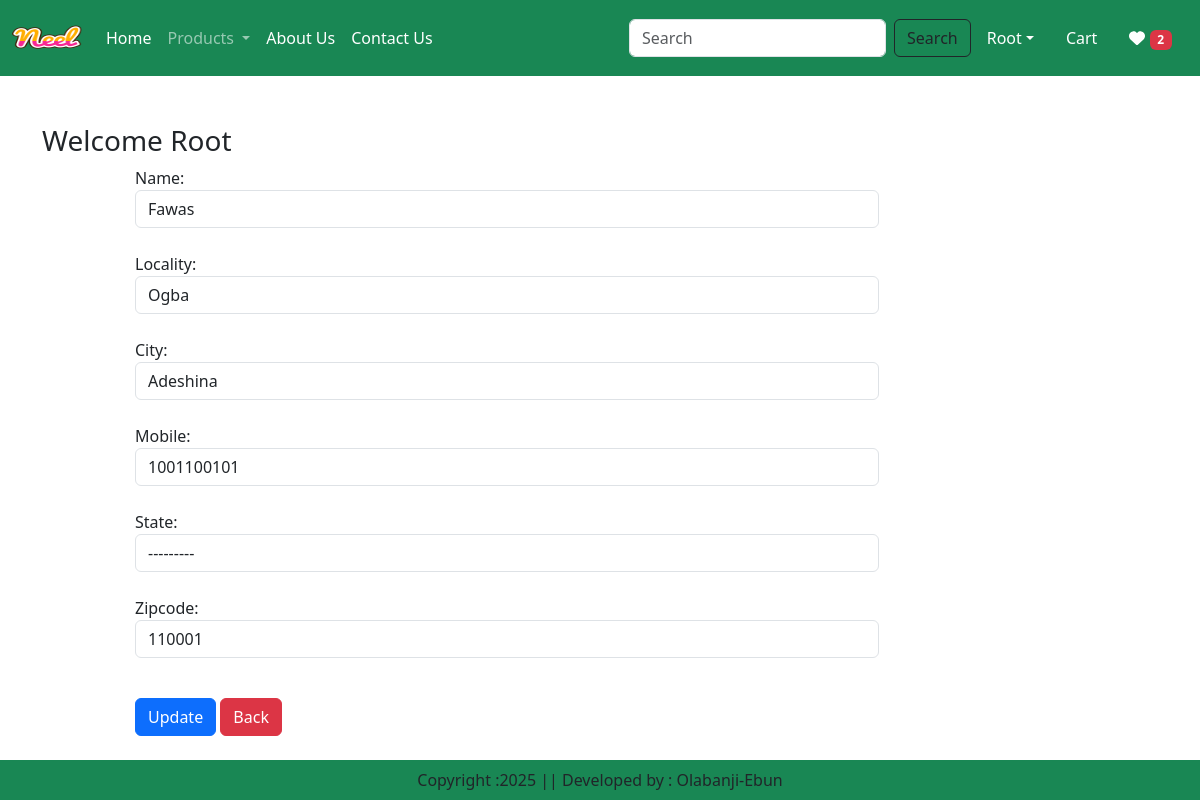
Screenshot of /updateAddress/1 (signed in) with the database file from the repository.
### app/models.py (models this page shows, shortened)
class Customer(models.Model):
    user = models.ForeignKey(User, on_delete=models.CASCADE)
    name = models.CharField(max_length=200)
    locality = models.CharField(max_length=200)
    city = models.CharField(max_length=50)
    mobile = models.IntegerField(default=0)
    zipcode = models.IntegerField()
    state = models.CharField(choices=STATE_CHOICES,max_length=100)

### app/views.py (the view, shortened to what this page needs)
# urls.py: path('updateAddress/<int:pk>', views.UpdateAddressView.as_view(), name='updateAddress'),
@method_decorator(login_required, name="dispatch")
class UpdateAddressView(View):
    def get(self, request, pk):
        add = Customer.objects.get(pk=pk)
        form = CustomerProfileForm(instance=add)
        totalitem = 0
        wishitem = 0
        if request.user.is_authenticated:
            totalitem = len(Cart.objects.filter(user=request.user))
            wishitem = len(Wishlist.objects.filter(user=request.user))
        return render(request, 'app/updateAddress.html', locals())

### app/forms.py
class CustomerProfileForm(forms.ModelForm):
    class Meta:
        model = Customer
        fields = ['name','locality','city','mobile','state','zipcode']
        widgets = {
            'name':forms.TextInput(attrs={'class': "form-control"}),
            'locality':forms.TextInput(attrs={'class': "form-control"}),
            'city':forms.TextInput(attrs={'class': "form-control"}),
            'mobile':forms.NumberInput(attrs={'class': "form-control"}),
            'state':forms.Select(attrs={'class': "form-control"}),
            'zipcode':forms.NumberInput(attrs={'class': "form-control"}),
        }

### app/templates/app/updateAddress.html (shortened to what this page needs)
{% extends "app/base.html" %}
{% load static %}
{% block main-content %}
<div class="container my-5">
    <div class="row">
        <h3>Welcome <span class="text-capitalize">{{ request.user }}</span></h3>
    </div>
    <div class="col-sm-8 offset-sm-1">
        <form action="" method="post">
            {% for fm in form %}
            	{{ fm.label_tag }} {{ fm }}  <br>
            {% endfor %}
            <div class="col-12 mt-3">
                <button type="submit" class="btn btn-primary">Update</button>
                <a href="{% url 'address' %}" type="button" class="btn btn-danger">Back</a>
            </div>
        </form>
    </div>
</div>
{% endblock main-content %}

### app/templates/app/base.html (shortened to what this page needs)
<!DOCTYPE html>
{% load static %}
<html lang="en">
  <head>
    <link
      href="https://cdn.jsdelivr.net/npm/bootstrap@5.3.3/dist/css/bootstrap.min.css"
      rel="stylesheet"
    />
    <link rel="stylesheet" href="{% static 'app/css/owl.carousel.min.css' %}" />
    <link rel="stylesheet" href="{% static 'app/css/all.min.css' %}" />
    <link rel="stylesheet" href="{% static 'app/css/style.css' %}?v=2">
    <link href="{% static '/fontawesomefree/css/fontawesome.css' %}" rel="stylesheet" type="text/css">
    <link href="{% static '/fontawesomefree/css/brands.css' %}" rel="stylesheet" type="text/css">
    <link href="{% static '/fontawesomefree/css/solid.css' %}" rel="stylesheet" type="text/css">
  </head>
  <body>
    <nav class="navbar navbar-expand-lg navbar-dark bg-success">
      <div class="container-fluid">
        <a class="navbar-brand" href="#">
          <img src="{% static "app/images/neel.png" %}" width="70" height="50"/>
        </a>
        <div class="collapse navbar-collapse" id="navbarSupportedContent">
          <ul class="navbar-nav me-auto mb-2 mb-lg-0">
              {% if request.user.is_authenticated %}
            <li class="nav-item">
              <a class="nav-link active" aria-current="page" href="{% url 'home' %}">Home</a>
            </li>
            <li class="nav-item dropdown">
              <a
                class="nav-link dropdown-toggle"
                href="#"
                role="button"
                data-bs-toggle="dropdown"
                aria-expanded="false"
              >
                Products
              </a>
            </li>
            <li class="nav-item">
              <a class="nav-link text-white" href="{% url 'about' %}">About Us</a>
            </li>
            <li class="nav-item">
              <a class="nav-link text-white" href="{% url 'contact' %}">Contact Us</a>
            </li>
          </ul>
          <form class="d-flex" role="search" action="/search">
            <input class="form-control me-2" type="search" placeholder="Search" name="search" aria-label="Search"/>
            <button class="btn btn-outline-dark" type="submit">Search</button>
          </form>
        </div>
        <ul class="navbar-nav me-auto mb-2 mb-lg-0">
          <li class="nav-item dropdown mx-2">
            <a class="nav-link dropdown-toggle text-white" href="#" id="profileDropdown" role="button" data-bs-toggle="dropdown" aria-expanded="false"><span class="text-capitalize">{{ request.user }}</span></a>
          </li>
          <li class="nav-item mx-2">
            <a href="{% url 'showcart' %}" class="nav-link text-white">Cart </a>
          </li>
          <li class="nav-item mx-2">
            <a href="{% url 'showwishlist' %}" class="nav-link text-white"><i class="fa fa-heart"></i> <span class="badge bg-danger">{% if wishitem > 0 %} {{ wishitem }} {% endif %}</span></a>
          </li>
            {% endif %}
        </ul>
      </div>
    </nav>
    {% block main-content %}{% endblock main-content %}
    <footer
      class="conatiner-fluid fixed-bottom bg-success text-center p-2 mt-5"
    >
      Copyright :2025 || Developed by : Olabanji-Ebun
    </footer>
  </body>
</html>

### rows the page displays
Customer: form "Fawas" "Ogba" "Adeshina" "1001100101" "---------" "110001"

### other values shown
{{ request.user }} "Root"
{{ wishitem }} "2"
{{ fm.label_tag }} "Name:" "Locality:" "City:" "Mobile:" "State:" "Zipcode:"
